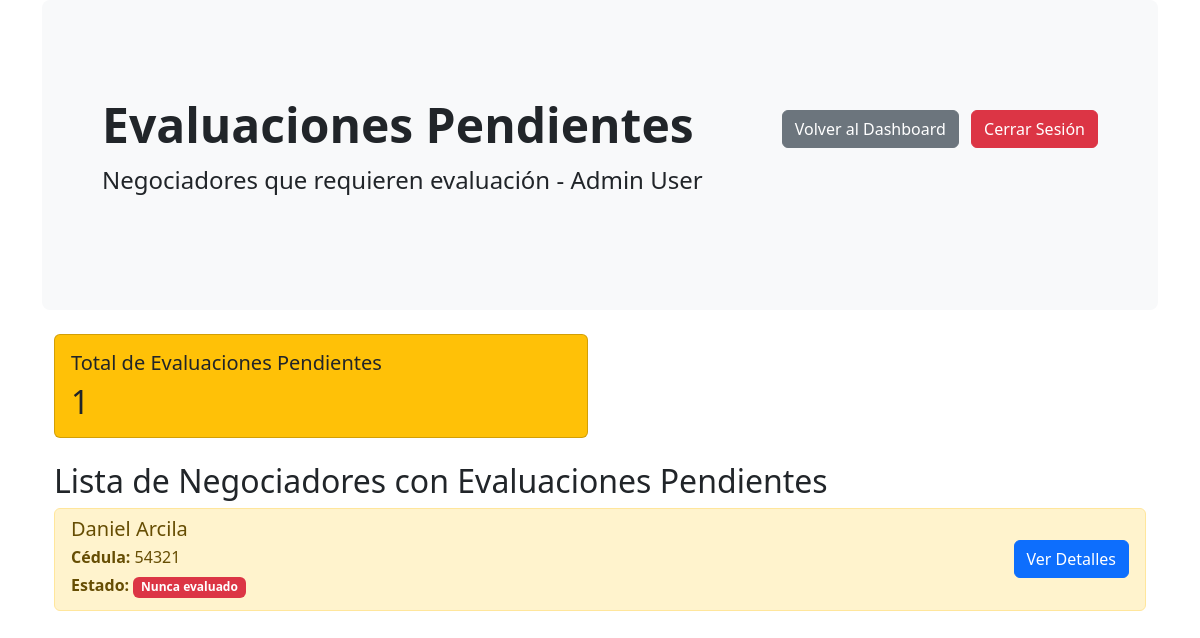
/lider/pending-evaluations/ (signed in), run on an earlier commit of the app's database.
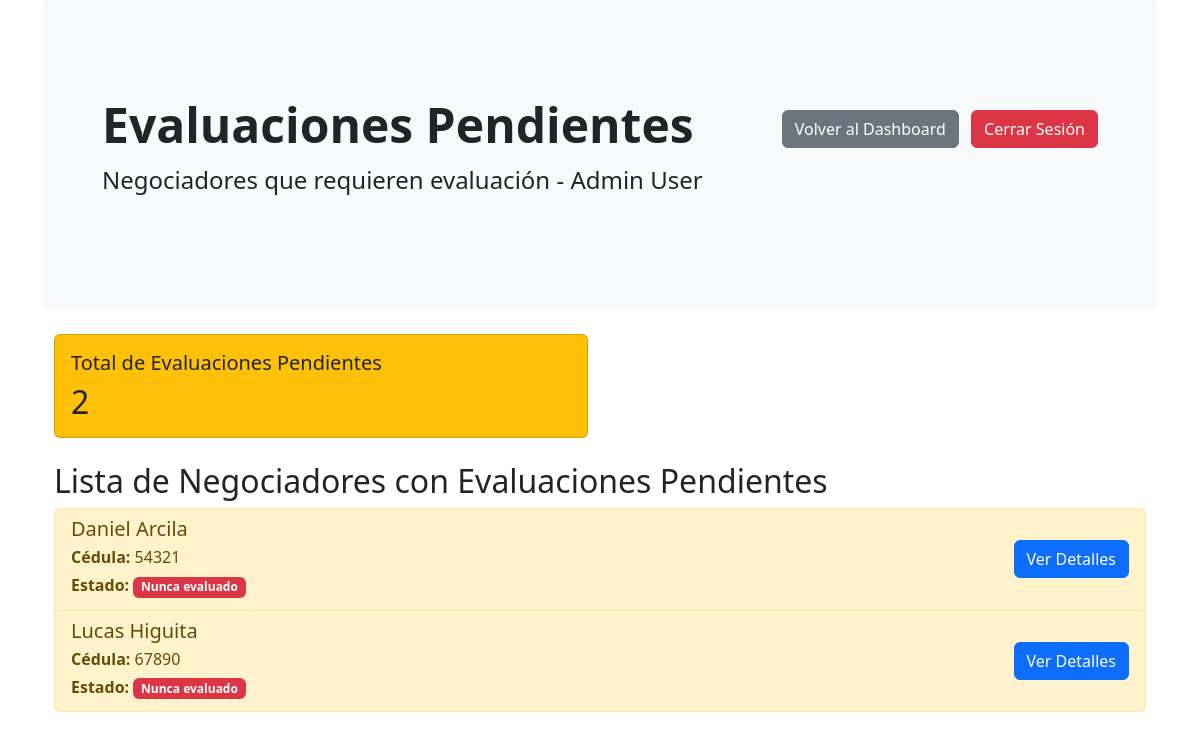
And on a later commit of the database.
### accounts/models.py (models this page shows, shortened)
class Negotiator(models.Model):
    leader = models.ForeignKey(
        User,
        on_delete=models.CASCADE,
        related_name='negotiators',
        limit_choices_to={'role': 'lider'}
    )
    name = models.CharField(max_length=255)
    cedula = models.CharField(max_length=12, unique=True)

### accounts/views.py (the view)
# urls.py: path('lider/pending-evaluations/', views.pending_evaluations_view, name='pending_evaluations'),
@login_required
def pending_evaluations_view(request):
    if request.user.role != 'lider':
        return redirect('profile')
    pending_negotiators = request.user.get_negotiators_with_pending_evaluations()
    context = {
        'pending_negotiators': pending_negotiators,
        'total_pending': len(pending_negotiators)
    }
    return render(request, 'accounts/pending_evaluations.html', context)

### templates/accounts/pending_evaluations.html (shortened to what this page needs)
{% extends 'base.html' %}
{% block content %}
<div class="p-5 mb-4 bg-light rounded-3">
    <div class="container-fluid py-5">
        <div class="d-flex justify-content-between align-items-center">
            <h1 class="display-5 fw-bold">Evaluaciones Pendientes</h1>
            <div>
                <a href="{% url 'lider_dashboard' %}" class="btn btn-secondary me-2">Volver al Dashboard</a>
                <a href="/accounts/logout" class="btn btn-danger">Cerrar Sesión</a>
            </div>
        </div>
        <p class="fs-4">Negociadores que requieren evaluación - {{ user.first_name }} {{ user.last_name }}</p>
    </div>
</div>
<div class="container">
    {% if pending_negotiators %}
        <div class="row mb-4">
            <div class="col-md-6">
                <div class="card bg-warning text-dark">
                    <div class="card-body">
                        <h5 class="card-title">
                            Total de Evaluaciones Pendientes
                        </h5>
                        <h2 class="card-text">{{ total_pending }}</h2>
                    </div>
                </div>
            </div>
        </div>
        <h2>Lista de Negociadores con Evaluaciones Pendientes</h2>
        <div class="list-group">
            {% for item in pending_negotiators %}
                <div class="list-group-item list-group-item-warning">
                    <div class="d-flex w-100 justify-content-between align-items-center">
                        <div>
                            <h5 class="mb-1">{{ item.negotiator.name }}</h5>
                            <p class="mb-1">
                                <strong>Cédula:</strong> {{ item.negotiator.cedula }}
                            </p>
                            {% if item.last_evaluation_date %}
                                <p class="mb-1">
                                    <strong>Última evaluación:</strong> {{ item.last_evaluation_date|date:"d/m/Y" }}
                                    <span class="badge bg-danger ms-2">{{ item.days_since_last }} días atrás</span>
                                </p>
                            {% else %}
                                <p class="mb-1">
                                    <strong>Estado:</strong>
                                    <span class="badge bg-danger">Nunca evaluado</span>
                                </p>
                            {% endif %}
                        </div>
                        <div>
                            <a href="{% url 'negotiator_detail' cedula=item.negotiator.cedula %}"
                               class="btn btn-primary">
                                Ver Detalles
                            </a>
                        </div>
                    </div>
                </div>
            {% endfor %}
        </div>
    {% endif %}
</div>
{% endblock %}

What changed in the data, as far as the page shows it:
added Negotiator: negotiator.name "Lucas Higuita", negotiator.cedula "67890"
Also different on the page:
{{ total_pending }}: "1" → "2"
